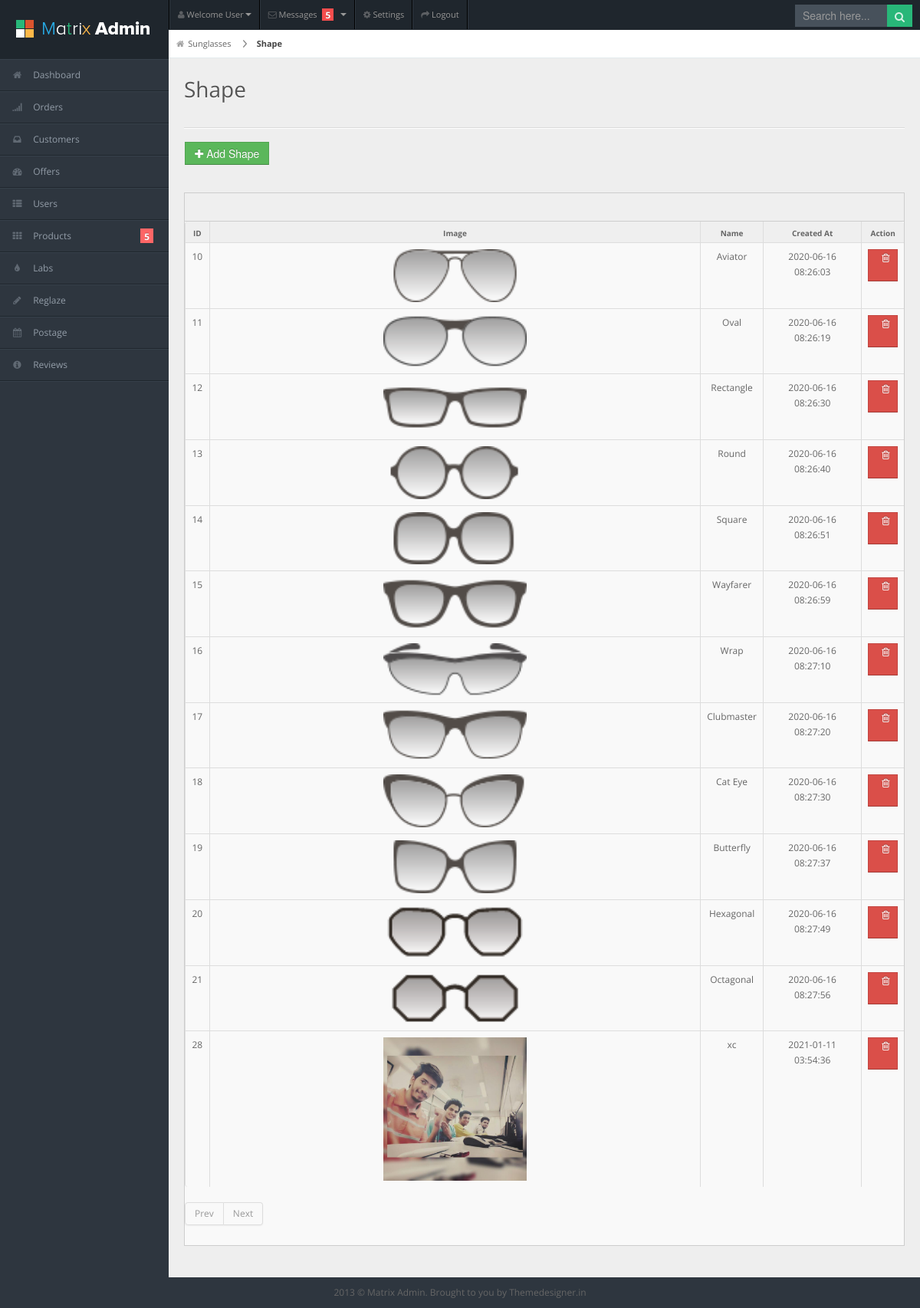
/admin/shape2.php, run on the app's committed database.
### tables this page shows
CREATE TABLE `shape` (
  `id` int(11) NOT NULL,
  `Product_id` int(24) DEFAULT NULL,
  `Shape` varchar(225) DEFAULT NULL,
  `image_link` varchar(255) DEFAULT NULL,
  `Type` varchar(225) DEFAULT NULL,
  `active` int(11) DEFAULT NULL,
  `created_at` timestamp NOT NULL DEFAULT current_timestamp() ON UPDATE current_timestamp(),
  `updated_at` timestamp NOT NULL DEFAULT '0000-00-00 00:00:00'
);

### admin/shape2.php (the view, shortened to what this page needs)
<?php include('Connection2.php'); ?>
<!DOCTYPE html>
<html lang="en">
<head>
<link rel="stylesheet" href="css/bootstrap.min.css" />
<link rel="stylesheet" href="css/bootstrap-responsive.min.css" />
<link rel="stylesheet" href="css/uniform.css" />
<link rel="stylesheet" href="css/select2.css" />
<link rel="stylesheet" href="css/matrix-style.css" />
<link rel="stylesheet" href="css/matrix-media.css" />
<link href="font-awesome/css/font-awesome.css" rel="stylesheet" />
</head>
<body>
<div id="header">
  <h1><a href="dashboard.html">Matrix Admin</a></h1>
</div>
<div id="user-nav" class="navbar navbar-inverse">
  <ul class="nav">
    <li  class="dropdown" id="profile-messages" ><a title="" href="#" data-toggle="dropdown" data-target="#profile-messages" class="dropdown-toggle"><i class="icon icon-user"></i>  <span class="text">Welcome User</span><b class="caret"></b></a>
    </li>
    <li class="dropdown" id="menu-messages"><a href="#" data-toggle="dropdown" data-target="#menu-messages" class="dropdown-toggle"><i class="icon icon-envelope"></i> <span class="text">Messages</span> <span class="label label-important">5</span> <b class="caret"></b></a>
    </li>
    <li class=""><a title="" href="#"><i class="icon icon-cog"></i> <span class="text">Settings</span></a></li>
    <li class=""><a title="" href="login.html"><i class="icon icon-share-alt"></i> <span class="text">Logout</span></a></li>
  </ul>
</div>
<div id="search">
  <input type="text" placeholder="Search here..."/>
  <button type="submit" class="tip-bottom" title="Search"><i class="icon-search icon-white"></i></button>
</div>
<?php include 'dashboard_aside.php' ?>
<div id="content">
  <div id="content-header">
    <div id="breadcrumb"> <a href="sunglasses.php" title="Sunglasses" class="tip-bottom"><i class="icon-home"></i>Sunglasses</a> <a href="#" class="current">Shape</a> </div>
    <h1>Shape</h1>
  </div>
  <div class="container-fluid">
    <hr>
	  <div class="row-fluid">
		 <div class="span6">
			  <button onClick="window.location.href='sunglasses_category_add.php?type=shape'" class="btn btn-success add-sglasses-btn"><i class="icon-plus"></i> Add Shape</button><br><br>
		</div>
		  <div class="span6">
		</div>
	  </div>
    <div class="row-fluid">
      <div class="span12">
        <div class="widget-box">
          <div class="widget-title">
          </div>
          <div class="widget-content nopadding">
            <table class="table table-bordered table-striped">
              <thead>
                <tr>
				  <th>ID</th>
				  <th>Image</th>
                  <th>Name</th>
                  <th>Created At</th>
                  <th>Action</th>
                </tr>
              </thead>
              <tbody>
				 <?php
				if (isset($_GET['pageno'])) {
					$pageno = $_GET['pageno'];
				} else {
					$pageno = 1;
				}
				$no_of_records_per_page = 20;
				$offset = ($pageno-1) * $no_of_records_per_page;
				$total_pages_sql = "SELECT COUNT(*) FROM shape where active=0";
			$result = mysqli_query($conn,$total_pages_sql);
			$total_rows = mysqli_fetch_array($result)[0];
			$total_pages = ceil($total_rows / $no_of_records_per_page);
				if(isset($_GET['search'])) {
				$my_search = $_GET['search'];
				$fetch_query = mysqli_query($conn,"SELECT * FROM shape where Brands_Name='$my_search' OR Brands_Name LIKE '%$my_search%'  AND active=1");
				}
				else {
				$fetch_query = mysqli_query($conn,"SELECT * FROM shape where type='Sunglasses' AND active=1 LIMIT $offset, $no_of_records_per_page");
				}
				while($row=mysqli_fetch_array($fetch_query,MYSQLI_ASSOC)) {
					?>
                <tr class="odd gradeX">
				  <td style="text-align: center;"><?php echo $row['id']; ?></td>
				  <td style="text-align: center;"><img src="../images/header/Glasses/Frames/<?php echo $row['image_link']; ?>" width="30%" height="30%" /></td>
				  <td style="text-align: center;"><?php echo $row['Shape']; ?></td>
                  <td style="text-align: center;"><?php echo $row['created_at']; ?></td>
                  <td class="center">
					  <center>
					<button class="btn btn-mini btn-danger add-sglasses-action-btn" onclick="window.location.href='shape2.php?delete_sunglasses_shape_id=<?php echo $row['id']; ?>&image_name=<?php echo $row['image_link']; ?>'">&nbsp;&nbsp;<i class="icon-trash"></i> &nbsp;</button>
						  </center>
				  </td>
                </tr>
                <?php } ?>
              </tbody>
            </table>
			  <?php if(isset($_GET['search'])) {} else { ?>
			  <div class="pagination">
              <ul>
                <li class="<?php if($pageno <= 1){ echo 'disabled'; } ?>"><a href="<?php if($pageno <= 1){ echo '#'; } else { echo "?pageno=".($pageno - 1); } ?>" >Prev</a></li>
                <li class="<?php if($pageno >= $total_pages){ echo 'disabled'; } ?>"><a href="<?php if($pageno >= $total_pages){ echo '#'; } else { echo "?pageno=".($pageno + 1); } ?>">Next</a></li>
              </ul>
            </div>
			  <?php } ?>
          </div>
        </div>
      </div>
    </div>
  </div>
</div>
<div class="row-fluid">
  <div id="footer" class="span12"> 2013 &copy; Matrix Admin. Brought to you by <a href="http://themedesigner.in">Themedesigner.in</a> </div>
</div>
</body>
</html>

### admin/css/matrix-media.css (style rules this page uses)
body { background:#2E363F; }
#header { background-color: #1f262d; margin-top:10px; }
#search input[type=text], #search button { background-color: #28b779; }
#search input[type=text] { background-color: #47515b; color: #fff; }

### data on the page
shape: id "10", image_link (picture), Shape "Aviator", created_at "2020-06-16 08:26:03"
shape: id "11", image_link (picture), Shape "Oval", created_at "2020-06-16 08:26:19"
shape: id "12", image_link (picture), Shape "Rectangle", created_at "2020-06-16 08:26:30"
shape: id "13", image_link (picture), Shape "Round", created_at "2020-06-16 08:26:40"
shape: id "14", image_link (picture), Shape "Square", created_at "2020-06-16 08:26:51"
shape: id "15", image_link (picture), Shape "Wayfarer", created_at "2020-06-16 08:26:59"
shape: id "16", image_link (picture), Shape "Wrap", created_at "2020-06-16 08:27:10"
shape: id "17", image_link (picture), Shape "Clubmaster", created_at "2020-06-16 08:27:20"
shape: id "18", image_link (picture), Shape "Cat Eye", created_at "2020-06-16 08:27:30"
shape: id "19", image_link (picture), Shape "Butterfly", created_at "2020-06-16 08:27:37"
shape: id "20", image_link (picture), Shape "Hexagonal", created_at "2020-06-16 08:27:49"
shape: id "21", image_link (picture), Shape "Octagonal", created_at "2020-06-16 08:27:56"
shape: id "28", image_link (picture), Shape "xc", created_at "2021-01-11 03:54:36"
